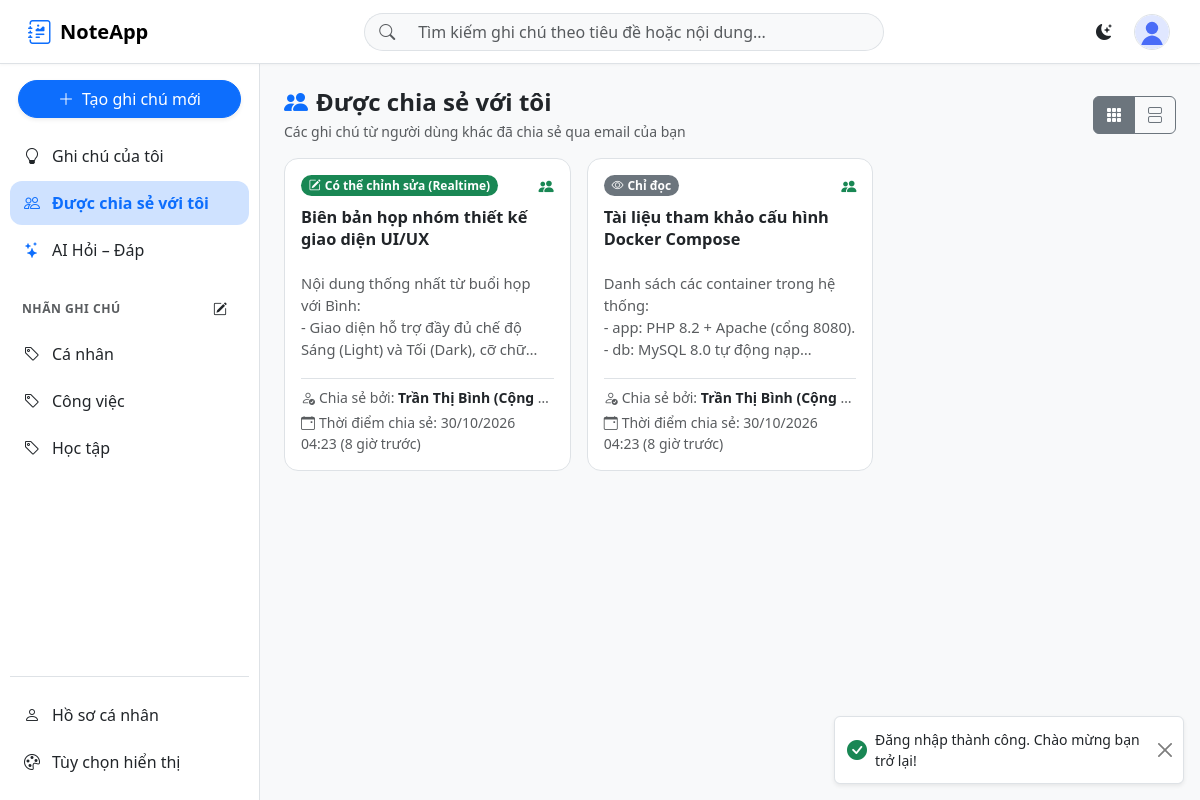
Page /shares/with-me (signed in) on the committed database.
### tables this page shows
CREATE TABLE IF NOT EXISTS users (
    id INT UNSIGNED AUTO_INCREMENT PRIMARY KEY,
    email VARCHAR(191) NOT NULL UNIQUE,
    password_hash VARCHAR(255) NOT NULL,
    display_name VARCHAR(100) NOT NULL,
    avatar_path VARCHAR(255) DEFAULT NULL COMMENT 'NULL = dùng avatar mặc định',
    is_active TINYINT(1) NOT NULL DEFAULT 0 COMMENT 'Đã kích hoạt email hay chưa',
    activation_token VARCHAR(100) DEFAULT NULL,
    activation_token_expires_at DATETIME DEFAULT NULL,
     
    font_size VARCHAR(10) NOT NULL DEFAULT 'medium' COMMENT 'small|medium|large',
    note_color VARCHAR(20) NOT NULL DEFAULT '#ffffff',
    theme VARCHAR(10) NOT NULL DEFAULT 'light' COMMENT 'light|dark',
     
    failed_login_count INT UNSIGNED NOT NULL DEFAULT 0,
    locked_until DATETIME DEFAULT NULL,
    created_at DATETIME NOT NULL DEFAULT CURRENT_TIMESTAMP,
    updated_at DATETIME NOT NULL DEFAULT CURRENT_TIMESTAMP ON UPDATE CURRENT_TIMESTAMP
);

CREATE TABLE IF NOT EXISTS labels (
    id INT UNSIGNED AUTO_INCREMENT PRIMARY KEY,
    user_id INT UNSIGNED NOT NULL,
    name VARCHAR(50) NOT NULL,
    created_at DATETIME NOT NULL DEFAULT CURRENT_TIMESTAMP,
    CONSTRAINT fk_labels_user FOREIGN KEY (user_id) REFERENCES users(id) ON DELETE CASCADE,
    UNIQUE KEY uq_labels_user_name (user_id, name)
);

CREATE TABLE IF NOT EXISTS note_shares (
    id INT UNSIGNED AUTO_INCREMENT PRIMARY KEY,
    note_id INT UNSIGNED NOT NULL,
    shared_with_user_id INT UNSIGNED NOT NULL,
    permission ENUM('view', 'edit') NOT NULL DEFAULT 'view',
    shared_by_user_id INT UNSIGNED NOT NULL,
    is_seen TINYINT(1) NOT NULL DEFAULT 0 COMMENT '0 = thông báo mới cho người nhận khi đăng nhập',
    created_at DATETIME NOT NULL DEFAULT CURRENT_TIMESTAMP,
    CONSTRAINT fk_shares_note FOREIGN KEY (note_id) REFERENCES notes(id) ON DELETE CASCADE,
    CONSTRAINT fk_shares_shared_with FOREIGN KEY (shared_with_user_id) REFERENCES users(id) ON DELETE CASCADE,
    CONSTRAINT fk_shares_shared_by FOREIGN KEY (shared_by_user_id) REFERENCES users(id) ON DELETE CASCADE,
    UNIQUE KEY uq_shares_note_user (note_id, shared_with_user_id)
);

CREATE TABLE IF NOT EXISTS notes (
    id INT UNSIGNED AUTO_INCREMENT PRIMARY KEY,
    user_id INT UNSIGNED NOT NULL COMMENT 'Chủ sở hữu ghi chú',
    title VARCHAR(255) NOT NULL,
    content MEDIUMTEXT NOT NULL,
    ai_summary TEXT DEFAULT NULL COMMENT 'Bản tóm tắt AI gần nhất (có thể tạo lại)',
    is_pinned TINYINT(1) NOT NULL DEFAULT 0,
    pinned_at DATETIME DEFAULT NULL COMMENT 'Thời điểm ghim, dùng để sắp xếp nhiều ghi chú ghim',
     
    is_locked TINYINT(1) NOT NULL DEFAULT 0,
    lock_password_hash VARCHAR(255) DEFAULT NULL,
    is_deleted TINYINT(1) NOT NULL DEFAULT 0 COMMENT 'Xóa mềm',
    created_at DATETIME NOT NULL DEFAULT CURRENT_TIMESTAMP,
    updated_at DATETIME NOT NULL DEFAULT CURRENT_TIMESTAMP ON UPDATE CURRENT_TIMESTAMP,
    CONSTRAINT fk_notes_user FOREIGN KEY (user_id) REFERENCES users(id) ON DELETE CASCADE,
    INDEX idx_notes_user_updated (user_id, updated_at),
    FULLTEXT INDEX ft_notes_title_content (title, content)
);

### app/controllers/ShareController.php (called while the page is built, shortened)
<?php
require_once __DIR__ . '/../models/Share.php';
require_once __DIR__ . '/../models/Label.php';
class ShareController
{
    private Share $shareModel;
    private Label $labelModel;
    public function __construct()
    {
        $this->shareModel = new Share();
        $this->labelModel = new Label();
    }
    public function withMe(): void
    {
        $userId = currentUserId();
        $this->shareModel->markAllSeen($userId);
        $sharedNotes = $this->shareModel->getSharedWithMe($userId);
        $labels = $this->labelModel->getAllByUser($userId);
        require __DIR__ . '/../views/layouts/app.php';
    }
}

### public/index.php (called while the page is built, shortened)
<?php
require_once __DIR__ . '/../config.php';
require_once __DIR__ . '/../app/models/Database.php';
require_once __DIR__ . '/../app/helpers/functions.php';
if (isset($_GET['url'])) {
    $url = (string) $_GET['url'];
} else {
    $rawPath = parse_url($_SERVER['REQUEST_URI'] ?? '/', PHP_URL_PATH) ?: '/';
    $url = ltrim($rawPath, '/');
}
$url = trim($url, '/');
$segments = $url === '' ? [] : explode('/', $url);
$controllerSegment = $segments[0] ?? '';
$actionSegment = $segments[1] ?? '';
$params = array_slice($segments, 2);
$routeMap = [
    ''                => ['NoteController', 'index'],
    'login'           => ['AuthController', 'login'],
    'register'        => ['AuthController', 'register'],
    'logout'          => ['AuthController', 'logout'],
    'activate'        => ['AuthController', 'activate'],
    'forgot-password' => ['AuthController', 'forgotPassword'],
    'reset-password'  => ['AuthController', 'resetPassword'],
    'notes'           => ['NoteController', 'index'],
    'profile'         => ['ProfileController', 'index'],
    'labels'          => ['LabelController', 'index'],
    'shares'          => ['ShareController', 'index'],
    'ai'              => ['AiController', 'index'],
    'sync'            => ['SyncController', 'index'],
];
if ($controllerSegment === '' || $controllerSegment === 'notes') {
    $controllerName = 'NoteController';
    $routeKey = $controllerSegment === '' ? '' : $controllerSegment;
} elseif (array_key_exists($controllerSegment, $routeMap)) {
    $routeKey = $controllerSegment;
} else {
    http_response_code(404);
    require_once __DIR__ . '/../app/views/errors/404.php';
    exit;
}
$defaultActionMap = [
    ''                => 'index',
    'login'           => 'login',
    'register'        => 'register',
    'logout'          => 'logout',
    'activate'        => 'activate',
    'forgot-password' => 'forgotPassword',
    'reset-password'  => 'resetPassword',
    'notes'           => 'index',
    'profile'         => 'index',
    'labels'          => 'index',
    'shares'          => 'index',
    'ai'              => 'index',
    'sync'            => 'index',
];
$method = $actionSegment !== '' ? camelCaseAction($actionSegment) : $defaultActionMap[$routeKey];
$controller = new $controllerName();
try {
    $controller->$method(...$params);
} catch (Throwable $e) {
    if (APP_DEBUG) {
        throw $e;
    }
    error_log('Lỗi ứng dụng NoteApp: ' . $e->getMessage());
    http_response_code(500);
    require_once __DIR__ . '/../app/views/errors/500.php';
    exit;
}

### app/models/Database.php (called while the page is built, shortened)
<?php
class Database
{
    private static ?PDO $instance = null;
    public static function getInstance(): ?PDO
    {
        if (self::$instance !== null) {
            return self::$instance;
        }
        try {
            $dsn = sprintf(
                'mysql:host=%s;port=%s;dbname=%s;charset=utf8mb4',
                DB_HOST,
                DB_PORT,
                DB_NAME
            );
            self::$instance = new PDO($dsn, DB_USER, DB_PASS, [
                PDO::ATTR_ERRMODE => PDO::ERRMODE_EXCEPTION,
                PDO::ATTR_DEFAULT_FETCH_MODE => PDO::FETCH_ASSOC,
                PDO::ATTR_EMULATE_PREPARES => false,
                PDO::ATTR_TIMEOUT => 5,
            ]);
            self::$instance->exec("SET time_zone = '+07:00'");
            return self::$instance;
        } catch (PDOException $e) {
            self::$connectionFailed = true;
            if (defined('APP_DEBUG') && APP_DEBUG) {
                error_log('Lỗi kết nối cơ sở dữ liệu: ' . $e->getMessage());
            }
            return null;
        }
    }
}

### app/models/Label.php (called while the page is built, shortened)
<?php
class Label
{
    private PDO $db;
    public function __construct()
    {
        $this->db = Database::getInstance();
    }
    public function getAllByUser(int $userId): array
    {
        $stmt = $this->db->prepare('SELECT * FROM labels WHERE user_id = :user_id ORDER BY name');
        $stmt->execute(['user_id' => $userId]);
        return $stmt->fetchAll();
    }
}

### app/helpers/functions.php (called while the page is built, shortened)
<?php
function e(?string $value): string
{
    return htmlspecialchars($value ?? '', ENT_QUOTES, 'UTF-8');
}
function timeAgo(?string $datetime): string
{
    $timestamp = strtotime($datetime);
    $diff = time() - $timestamp;
    if ($diff < 86400) {
        return (int) floor($diff / 3600) . ' giờ trước';
    }
    return date('d/m/Y H:i', $timestamp);
}

### app/models/Share.php (called while the page is built, shortened)
<?php
class Share
{
    private PDO $db;
    public function __construct()
    {
        $this->db = Database::getInstance();
    }
    public function getSharedWithMe(int $userId): array
    {
        $stmt = $this->db->prepare(
            'SELECT n.*, ns.id AS share_id, ns.permission, ns.created_at AS shared_at,
                    u.display_name AS shared_by_name, u.email AS shared_by_email, u.avatar_path AS shared_by_avatar
             FROM note_shares ns
             INNER JOIN notes n ON n.id = ns.note_id AND n.is_deleted = 0
             INNER JOIN users u ON u.id = ns.shared_by_user_id
             WHERE ns.shared_with_user_id = :user_id
             ORDER BY ns.created_at DESC'
        );
        $stmt->execute(['user_id' => $userId]);
        return $stmt->fetchAll();
    }
}

### app/views/shared/with_me.php (the view, shortened to what this page needs)
<?php
$sharedNotes = $sharedNotes ?? [];
?>
<div class="d-flex justify-content-between align-items-center mb-3 flex-wrap gap-2">
    <div>
        <h1 class="h4 fw-bold mb-1"><i class="bi bi-people-fill text-primary me-2"></i>Được chia sẻ với tôi</h1>
        <p class="text-muted small mb-0">Các ghi chú từ người dùng khác đã chia sẻ qua email của bạn</p>
    </div>
    <div class="btn-group" role="group" aria-label="Chuyển đổi hiển thị lưới hoặc danh sách">
        <button type="button" class="btn btn-outline-secondary active" id="btnSharedGrid" title="Xem dạng lưới" aria-pressed="true">
            <i class="bi bi-grid-3x3-gap-fill"></i>
        </button>
        <button type="button" class="btn btn-outline-secondary" id="btnSharedList" title="Xem dạng danh sách" aria-pressed="false">
            <i class="bi bi-view-stacked"></i>
        </button>
    </div>
</div>
<?php if (empty($sharedNotes)): ?>
    <div class="empty-state text-center text-muted py-5">
        <i class="bi bi-inbox display-4 d-block mb-3 opacity-50"></i>
        <h2 class="h6 fw-semibold text-body">Chưa có ghi chú nào được chia sẻ với bạn</h2>
        <p class="small mb-0">Khi một người dùng khác chia sẻ ghi chú tới địa chỉ email của bạn, ghi chú sẽ xuất hiện tại đây.</p>
    </div>
<?php else: ?>
    <div id="sharedNotesContainer" class="notes-grid">
        <?php foreach ($sharedNotes as $sn):
            $isLocked = (int) ($sn['is_locked'] ?? 0) === 1;
            $isEditable = ($sn['permission'] ?? 'view') === 'edit';
        ?>
            <article class="note-card shared-note-card" data-note-id="<?= (int) $sn['id'] ?>" data-locked="<?= $isLocked ? '1' : '0' ?>">
                <a href="<?= $isLocked ? '#' : '/notes/edit/' . (int) $sn['id'] ?>"
                   class="note-card-link pb-3"
                   <?= $isLocked ? 'data-locked="1"' : '' ?>>
                    <div class="d-flex justify-content-between align-items-start gap-2 mb-2">
                        <span class="badge rounded-pill <?= $isEditable ? 'text-bg-success' : 'text-bg-secondary' ?>">
                            <?php if ($isEditable): ?>
                                <i class="bi bi-pencil-square me-1"></i>Có thể chỉnh sửa (Realtime)
                            <?php else: ?>
                                <i class="bi bi-eye me-1"></i>Chỉ đọc
                            <?php endif; ?>
                        </span>
                        <div class="note-card-icons">
                            <i class="bi bi-people-fill text-success" title="Ghi chú được chia sẻ"></i>
                        </div>
                    </div>
                    <h2 class="note-card-title"><?= e($sn['title'] !== '' ? $sn['title'] : '(Không có tiêu đề)') ?></h2>
                    <p class="note-card-content <?= $isLocked ? 'fst-italic text-muted' : '' ?>">
                        <?php if ($isLocked): ?>
                            <i class="bi bi-shield-lock me-1"></i>Nội dung được bảo vệ bằng mật khẩu
                        <?php else: ?>
                            <?= e(mb_substr((string) $sn['content'], 0, 200, 'UTF-8')) ?>
                        <?php endif; ?>
                    </p>
                    <div class="pt-2 mt-2 border-top small text-muted">
                        <div class="text-truncate" title="<?= e($sn['shared_by_email']) ?>">
                            <i class="bi bi-person-check me-1"></i>Chia sẻ bởi: <strong class="text-body"><?= e($sn['shared_by_name']) ?></strong> (<?= e($sn['shared_by_email']) ?>)
                        </div>
                        <div class="mt-1">
                            <i class="bi bi-calendar-event me-1"></i>Thời điểm chia sẻ: <?= e(date('d/m/Y H:i', strtotime($sn['shared_at']))) ?> (<?= e(timeAgo($sn['shared_at'])) ?>)
                        </div>
                    </div>
                </a>
            </article>
        <?php endforeach; ?>
    </div>
<?php endif; ?>

### app/views/layouts/partials/sidebar.php (shortened to what this page needs)
<?php
$labels = $labels ?? [];
$activeLabelId = $activeLabelId ?? null;
$currentPath = parse_url($_SERVER['REQUEST_URI'] ?? '/', PHP_URL_PATH) ?: '/';
$isNotesHome = ($currentPath === '/' || $currentPath === '/notes' || str_starts_with($currentPath, '/notes/create') || str_starts_with($currentPath, '/notes/edit')) && !$activeLabelId;
$isSharedPage = str_starts_with($currentPath, '/shares');
$isAiPage = str_starts_with($currentPath, '/ai');
?>
<aside class="app-sidebar border-end" id="appSidebar" aria-label="Menu điều hướng chính">
    <div class="px-2 mb-3">
        <a href="/notes/create" class="btn btn-primary w-100 d-flex align-items-center justify-content-center gap-2 rounded-pill shadow-sm">
            <i class="bi bi-plus-lg"></i>
            <span>Tạo ghi chú mới</span>
        </a>
    </div>
    <nav class="sidebar-nav" aria-label="Danh mục chính">
        <a href="/notes" class="sidebar-link <?= $isNotesHome ? 'active' : '' ?>">
            <i class="bi bi-lightbulb"></i>
            <span>Ghi chú của tôi</span>
        </a>
        <a href="/shares/with-me" class="sidebar-link <?= $isSharedPage ? 'active' : '' ?>">
            <i class="bi bi-people"></i>
            <span class="flex-grow-1">Được chia sẻ với tôi</span>
        </a>
        <a href="/ai" class="sidebar-link <?= $isAiPage ? 'active' : '' ?>">
            <i class="bi bi-stars text-primary"></i>
            <span>AI Hỏi – Đáp</span>
        </a>
    </nav>
    <div class="sidebar-section">
        <div class="sidebar-section-title">
            <span>Nhãn ghi chú</span>
            <button type="button" class="btn btn-sm btn-icon" id="btnManageLabels" title="Quản lý nhãn (thêm, đổi tên, xóa)" aria-label="Quản lý nhãn">
                <i class="bi bi-pencil-square"></i>
            </button>
        </div>
        <nav class="sidebar-nav" id="labelList" aria-label="Lọc theo nhãn">
            <?php foreach ($labels as $label): ?>
                <a href="/notes/label/<?= (int) $label['id'] ?>"
                   class="sidebar-link <?= $activeLabelId === (int) $label['id'] ? 'active' : '' ?>">
                    <i class="bi bi-tag"></i>
                    <span class="text-truncate"><?= e($label['name']) ?></span>
                </a>
            <?php endforeach; ?>
        </nav>
    </div>
    <div class="sidebar-section mt-auto pt-3 border-top">
        <nav class="sidebar-nav" aria-label="Tài khoản">
            <a href="/profile" class="sidebar-link <?= $currentPath === '/profile' ? 'active' : '' ?>">
                <i class="bi bi-person"></i>
                <span>Hồ sơ cá nhân</span>
            </a>
            <a href="/profile/settings" class="sidebar-link <?= $currentPath === '/profile/settings' ? 'active' : '' ?>">
                <i class="bi bi-palette"></i>
                <span>Tùy chọn hiển thị</span>
            </a>
        </nav>
    </div>
</aside>

### rows in the picture
labels: name "Cá nhân"
labels: name "Công việc"
labels: name "Học tập"
note_shares: permission "edit" (drawn), note.title "Biên bản họp nhóm thiết kế giao diện UI/UX", note.content "Nội dung thống nhất từ buổi họp với Bình: - Giao diện hỗ trợ đầy đủ chế độ Sáng (Light) và Tối (Dark), cỡ…", shared_by_user.display_name "Trần Thị Bình (Cộng…", created_at "30/10/2026 04:23", created_at "8 giờ trước"
note_shares: permission "view" (drawn), note.title "Tài liệu tham khảo cấu hình Docker Compose", note.content "Danh sách các container trong hệ thống: - app: PHP 8.2 + Apache (cổng 8080). - db: MySQL 8.0 tự động…", shared_by_user.display_name "Trần Thị Bình (Cộng…", created_at "30/10/2026 04:23", created_at "8 giờ trước"
